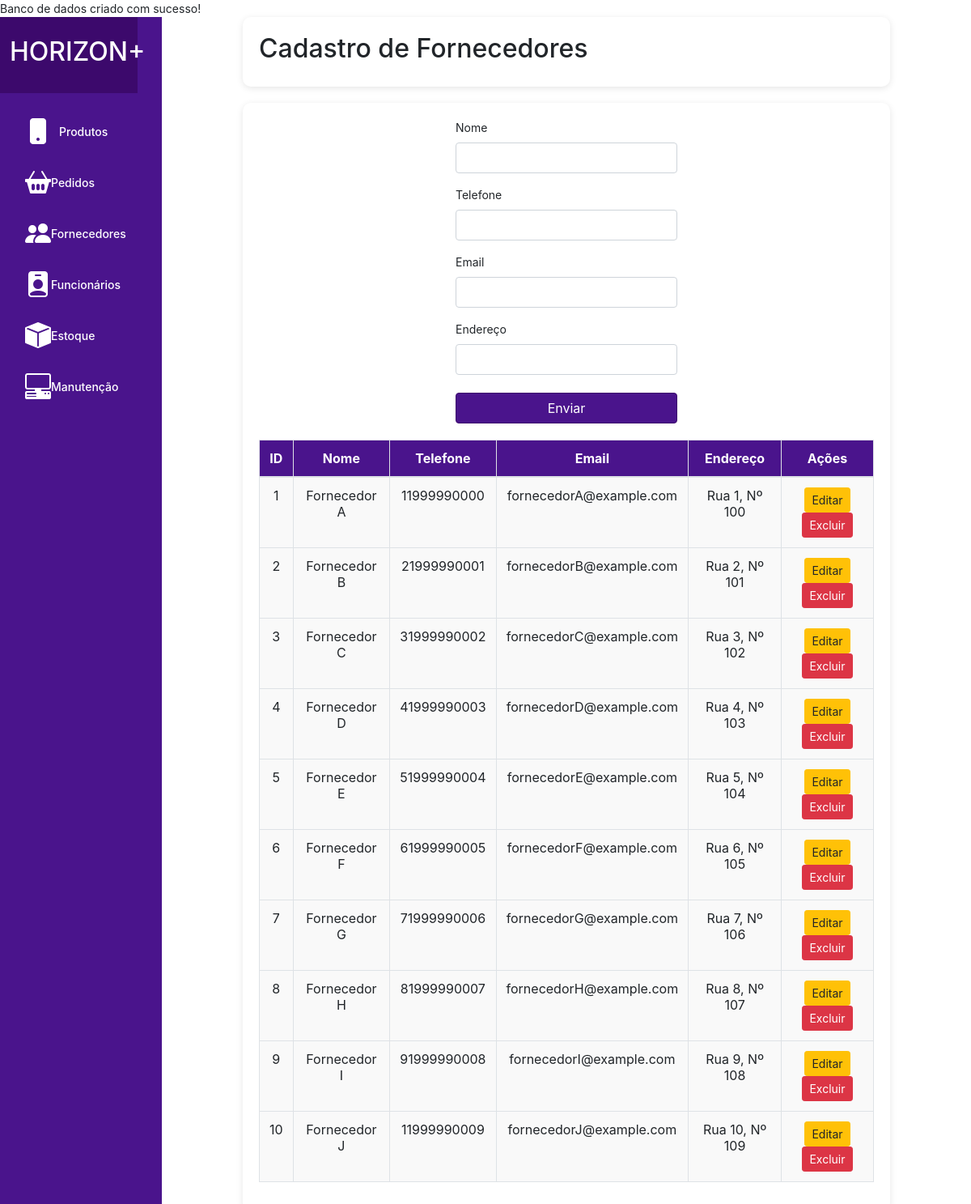
The page /fornecedores.php on the database its author committed.
### tables this page shows
CREATE TABLE IF NOT EXISTS fornecedores (
    fornecedor_id INT(11) AUTO_INCREMENT PRIMARY KEY,
    nome VARCHAR(100) NOT NULL,
    telefone VARCHAR(20) NOT NULL,
    email VARCHAR(100) NOT NULL,
    endereco VARCHAR(255)
);

### fornecedores.php (the view, shortened to what this page needs)
<?php
include 'config.php';
$sql = "SELECT * FROM fornecedores";
$result = $conn->query($sql);
$fornecedores = [];
if ($result && $result->rowCount() > 0) {
    while ($row = $result->fetch(PDO::FETCH_ASSOC)) {
        $fornecedores[] = $row;
    }
}
?>
<!DOCTYPE html>
<html lang="pt-br">
<head>
    <link href="https://stackpath.bootstrapcdn.com/bootstrap/4.5.2/css/bootstrap.min.css" rel="stylesheet">
    <link rel="stylesheet" href="https://cdnjs.cloudflare.com/ajax/libs/bootstrap-icons/1.10.3/font/bootstrap-icons.min.css">
    <link rel="stylesheet" href="src/css/styles.css">
</head>
   <body>
       <body>
       <div class="container-fluid">
           <div class="row">
           <nav class="col-md-2 d-none d-md-block bg-purple sidebar">
                <div class="logo text-center py-4">
                    <h2>HORIZON+</h2>
                </div>
                <div class="sidebar-sticky">
                    <ul class="nav flex-column">
                        <li class="nav-item">
                            <a class="nav-link active" href="produtos.php">
                                <i class="bi bi-phone-fill icon-large"></i>
                                <span>Produtos</span>
                            </a>
                        </li>
                        <li class="nav-item"><a class="nav-link" href="pedidos.php"><i class="bi bi-basket2-fill icon-large"></i> Pedidos</a></li>
                        <li class="nav-item"><a class="nav-link" href="fornecedores.php"><i class="bi bi-people-fill icon-large"></i> Fornecedores</a></li>
                        <li class="nav-item"><a class="nav-link" href="funcionarios.php"><i class="bi bi-person-badge-fill icon-large"></i> Funcionários</a></li>
                        <li class="nav-item"><a class="nav-link" href="estoque.php"><i class="bi bi-box-fill icon-large"></i> Estoque</a></li>
                        <li class="nav-item"><a class="nav-link" href="manutencao.php"><i class="bi bi-pc-display-horizontal icon-large"></i> Manutenção</a></li>
                    </ul>
                </div>
            </nav>
               <main role="main" class="col-md-9 ml-sm-auto col-lg-10 px-md-4">
                <div class="container">
                    <h1 class="h2">Cadastro de Fornecedores</h1>
                </div>
                <div class="container">
                    <form id="fornecedorForm" action="fornecedores.php" method="POST">
                        <div class="form-section">
                            <div class="mb-3">
                                <label for="Nome" class="form-label">Nome</label>
                                <input type="text" class="form-control" name="nome" id="Nome" required>
                            </div>
                            <div class="mb-3">
                                <label for="Telefone" class="form-label">Telefone</label>
                                <input type="tel" class="form-control" name="telefone" id="Telefone" required>
                            </div>
                            <div class="mb-3">
                                <label for="Email" class="form-label">Email</label>
                                <input type="email" class="form-control" name="email" id="Email" required>
                            </div>
                            <div class="mb-3">
                                <label for="Endereco" class="form-label">Endereço</label>
                                <input type="text" class="form-control" name="endereco" id="Endereco" required>
                            </div>
                            <button type="submit" class="btn btn-primary">Enviar</button>
                        </div>
                    </form>
                    <table class="table table-bordered">
                        <thead>
                            <tr>
                                <th>ID</th>
                                <th>Nome</th>
                                <th>Telefone</th>
                                <th>Email</th>
                                <th>Endereço</th>
                                <th>Ações</th>
                            </tr>
                        </thead>
                        <tbody>
                            <?php if (count($fornecedores) > 0): ?>
                                <?php foreach ($fornecedores as $fornecedor): ?>
                                    <tr>
                                        <td><?= htmlspecialchars($fornecedor['fornecedor_id']) ?></td>
                                        <td><?= htmlspecialchars($fornecedor['nome']) ?></td>
                                        <td><?= htmlspecialchars($fornecedor['telefone']) ?></td>
                                        <td><?= htmlspecialchars($fornecedor['email']) ?></td>
                                        <td><?= htmlspecialchars($fornecedor['endereco']) ?></td>
                                        <td>
                                            <a href="update_fornecedores.php?id=<?= $fornecedor['fornecedor_id'] ?>" class="btn btn-warning btn-sm">Editar</a>
                                            <a href="delete_fornecedores.php?id=<?= $fornecedor['fornecedor_id'] ?>" class="btn btn-danger btn-sm">Excluir</a>
                                        </td>
                                    </tr>
                                <?php endforeach; ?>
                            <?php else: ?>
                                <tr>
                                    <td colspan="6" class="text-center">Nenhum fornecedor cadastrado.</td>
                                </tr>
                            <?php endif; ?>
                        </tbody>
                    </table>
                </main>
            </div>
        </div>
</body>
</html>

### src/css/styles.css (style rules this page uses)
:root { --bg-purple: #4A148C; --depp-purple: #3c096c; --text-white: #fff; --font-size-logo: 1.5rem; --font-weight-bold: bold; --font-size-base: 0.875rem; --padding-top-sidebar: 0; --margin-bottom-logo: 20px; --icon-size-small: 16px; --icon-size-medium: 24px; --icon-size-large: 32px; }
body { font-size: var(--font-size-base); }
.sidebar { background-color: var(--bg-purple); height: auto; padding-top: var(--padding-top-sidebar); }
.sidebar .logo { position: relative; text-align: center; color: var(--text-white); font-size: var(--font-size-logo); font-weight: bolder; padding: 15px; margin: 0; margin-left: -15px; width: 100%; max-width: 100%; background-color: var(--deep-purple); }
.sidebar .nav-link { color: var(--text-white); font-weight: 500; display: flex; align-items: center; margin-top: 15px; }
.sidebar .nav-link.active { color: var(--text-white); }
.sidebar .nav-link span { margin-left: 10px; }
.sidebar-sticky { position: -webkit-sticky; position: sticky; top: 0; height: calc(100vh - 48px); padding-top: 0.5rem; overflow-x: hidden; overflow-y: auto; }
input { display: block; height: 37px; border: 1px solid #ccc; border-radius: 4px; padding: 4px 10px; }
.icon-large { font-size: var(--icon-size-large); }
@media (max-width: 1200px) { .sidebar .logo { font-size: calc(var(--font-size-logo) * 0.9); padding: 12px; } }

### fornecedores.php (style rules this page uses)
:root { --bg-purple: #4A148C; --deep-purple: #3c096c; --text-white: #fff; --border-color: #ddd; }
.container { width: 100%; max-width: 800px; padding: 20px; background-color: white; box-shadow: 0 2px 8px rgba(0, 0, 0, 0.1); border-radius: 10px; margin-bottom: 20px; }
h2 { font-weight: 500; color: white; text-align: center; }
form { display: flex; flex-direction: column; gap: 15px; align-items: center; }
.form-group, .mb-3 { display: flex; flex-direction: column; width: 100%; max-width: 600px; text-align: left; }
input, select { padding: 10px; font-size: 1rem; border: 1px solid var(--border-color); border-radius: 8px; background-color: #f9f9f9; width: 100%; }
button { padding: 12px; font-size: 1rem; color: var(--text-white); background-color: var(--bg-purple); border: none; border-radius: 8px; cursor: pointer; font-weight: 500; transition: background-color 0.3s ease; width: 100%; max-width: 600px; margin-top: 20px; }
.btn-primary { margin-top: 2%; margin-left: 0%; width: 100%; background-color: var(--bg-purple); border-color: var(--depp-purple); }
.table { width: 100%; border-collapse: collapse; margin-top: 20px; }
th, td { padding: 14px; text-align: center; border: 1px solid var(--border-color); }
th { background-color: var(--bg-purple); color: var(--text-white); }
td { background-color: #f9f9f9; }

### rows shown on the page
fornecedores: fornecedor_id "1", nome "Fornecedor A", telefone "11999990000", email "fornecedorA@example.com", endereco "Rua 1, Nº 100"
fornecedores: fornecedor_id "2", nome "Fornecedor B", telefone "21999990001", email "fornecedorB@example.com", endereco "Rua 2, Nº 101"
fornecedores: fornecedor_id "3", nome "Fornecedor C", telefone "31999990002", email "fornecedorC@example.com", endereco "Rua 3, Nº 102"
fornecedores: fornecedor_id "4", nome "Fornecedor D", telefone "41999990003", email "fornecedorD@example.com", endereco "Rua 4, Nº 103"
fornecedores: fornecedor_id "5", nome "Fornecedor E", telefone "51999990004", email "fornecedorE@example.com", endereco "Rua 5, Nº 104"
fornecedores: fornecedor_id "6", nome "Fornecedor F", telefone "61999990005", email "fornecedorF@example.com", endereco "Rua 6, Nº 105"
fornecedores: fornecedor_id "7", nome "Fornecedor G", telefone "71999990006", email "fornecedorG@example.com", endereco "Rua 7, Nº 106"
fornecedores: fornecedor_id "8", nome "Fornecedor H", telefone "81999990007", email "fornecedorH@example.com", endereco "Rua 8, Nº 107"
fornecedores: fornecedor_id "9", nome "Fornecedor I", telefone "91999990008", email "fornecedorI@example.com", endereco "Rua 9, Nº 108"
fornecedores: fornecedor_id "10", nome "Fornecedor J", telefone "11999990009", email "fornecedorJ@example.com", endereco "Rua 10, Nº 109"
